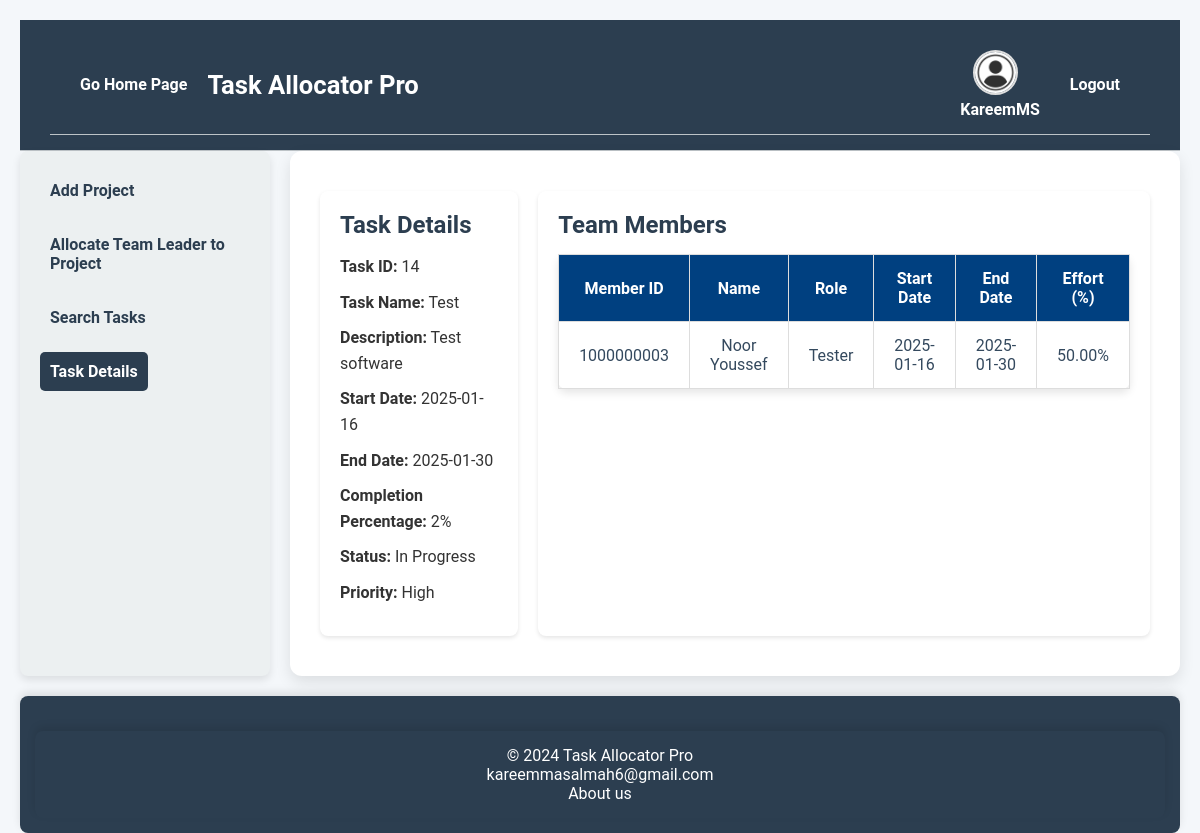
/taskDetails2.php?taskId=14 (signed in), run on the app's committed database.
### tables this page shows
CREATE TABLE `tasks` (
  `id` int NOT NULL,
  `task_id` varchar(20) NOT NULL,
  `task_name` varchar(255) NOT NULL,
  `description` text NOT NULL,
  `project_id` varchar(20) NOT NULL,
  `start_date` date NOT NULL,
  `end_date` date NOT NULL,
  `effort` decimal(5,2) NOT NULL,
  `status` enum('Pending','In Progress','Completed') DEFAULT 'Pending',
  `priority` enum('Low','Medium','High') NOT NULL,
  `created_at` timestamp NULL DEFAULT CURRENT_TIMESTAMP,
  `updated_at` timestamp NULL DEFAULT CURRENT_TIMESTAMP ON UPDATE CURRENT_TIMESTAMP,
  `number_of_members` int DEFAULT '0',
  `contribution` int DEFAULT '0',
  `progress` int DEFAULT '0'
);

CREATE TABLE `task_assignments` (
  `task_id` varchar(20) NOT NULL,
  `user_id` bigint NOT NULL,
  `role` varchar(255) NOT NULL,
  `contribution_percentage` decimal(5,2) NOT NULL,
  `accepted` tinyint(1) DEFAULT '0'
);

CREATE TABLE `users` (
  `id` int NOT NULL,
  `user_id` bigint NOT NULL,
  `name` varchar(255) NOT NULL,
  `address` text NOT NULL,
  `birth_date` date NOT NULL,
  `id_number` bigint NOT NULL,
  `email` varchar(255) NOT NULL,
  `role` enum('Manager','Project Leader','Team Member') NOT NULL,
  `phone` varchar(15) NOT NULL,
  `qualification` enum('High School','Associate Degree','Bachelor''s Degree','Master''s Degree','PhD') NOT NULL,
  `skills` text NOT NULL,
  `username` varchar(255) NOT NULL,
  `password` varchar(255) NOT NULL,
  `created_at` timestamp NULL DEFAULT CURRENT_TIMESTAMP
);

### taskDetails2.php (the view, shortened to what this page needs)
<?php
require 'db.inc.php';
$task_id = $_GET['taskId'];
$stmt = $pdo->prepare('SELECT * FROM tasks WHERE task_id = ?');
$stmt->execute([$task_id]);
$task = $stmt->fetch();
$stmt = $pdo->prepare('SELECT * FROM task_assignments ta, tasks t WHERE ta.task_id = ? and ta.task_id = t.task_id');
$stmt->execute([$task_id]);
$assignments = $stmt->fetchAll();
?>
<!DOCTYPE html>
<html lang="en">
<head>
    <link rel="stylesheet" href="./task_details.css">
</head>
<body>
    <header>
        <?php include './header.php'; ?>
    </header>
    <nav class="nav">
        <?php if ($_SESSION['user']['role'] === 'Manager'): ?>
            <a href="./addProject.php">Add Project</a>
            <a href="./allocateLeader.php">Allocate Team Leader to Project</a>
            <a href="./search.php">Search Tasks</a>
            <a href="./taskDetails.php" id="selected">Task Details</a>
        <?php endif; ?>
    </nav>
    <main class="container">
        <section class="task-details">
            <h2>Task Details</h2>
            <p><strong>Task ID:</strong> <?php echo $task['task_id']; ?></p>
            <p><strong>Task Name:</strong> <?php echo $task['task_name']; ?></p>
            <p><strong>Description:</strong> <?php echo $task['description']; ?></p>
            <p><strong>Start Date:</strong> <?php echo $task['start_date']; ?></p>
            <p><strong>End Date:</strong> <?php echo $task['end_date']; ?></p>
            <p><strong>Completion Percentage:</strong> <?php echo $task['progress']; ?>%</p>
            <p><strong>Status:</strong> <?php echo $task['status']; ?></p>
            <p><strong>Priority:</strong> <?php echo $task['priority']; ?></p>
        </section>
        <section class="team-members">
            <h2>Team Members</h2>
            <table>
                <thead>
                    <tr>
                        <th>Member ID</th>
                        <th>Name</th>
                        <th>Role</th>
                        <th>Start Date</th>
                        <th>End Date</th>
                        <th>Effort (%)</th>
                    </tr>
                </thead>
                <tbody>
                    <?php foreach ($assignments as $assignment): ?>
                        <?php
                        $stmt = $pdo->prepare('SELECT name FROM users WHERE user_id = ?');
                        $stmt->execute([$assignment['user_id']]);
                        $member = $stmt->fetch();
                        ?>
                        <tr>
                            <td><?php echo $assignment['user_id']; ?></td>
                            <td><?php echo $member['name']; ?></td>
                            <td><?php echo $assignment['role']; ?></td>
                            <td><?php echo $assignment['start_date']; ?></td>
                            <td><?php echo $assignment['end_date'] ?? 'In Progress'; ?></td>
                            <td><?php echo $assignment['contribution_percentage']; ?>%</td>
                        </tr>
                    <?php endforeach; ?>
                </tbody>
            </table>
        </section>
    </main>
    <footer>
    </footer>
</body>
</html>

### task_details.css (style rules this page uses)
* { margin: 0; padding: 0; box-sizing: border-box; }
body { font-family: "Roboto", sans-serif; background-color: #f4f7fa; color: #333; display: grid; grid-template-areas: "header header" "nav main" "footer footer"; grid-template-rows: auto 1fr auto; grid-template-columns: 250px 1fr; height: 100vh; padding: 20px; }
header { grid-area: header; background-color: #333; color: #fff; padding: 10px 20px; text-align: center; }
.container { display: grid; grid-template-columns: 1fr 2fr; gap: 20px; }
.task-details { background-color: #fff; padding: 20px; border-radius: 8px; box-shadow: 0 2px 4px rgba(0, 0, 0, 0.1); }
.task-details h2 { margin-bottom: 15px; color: #2c3e50; }
.task-details p { margin-bottom: 10px; line-height: 1.6; }
.team-members { background-color: #fff; padding: 20px; border-radius: 8px; box-shadow: 0 2px 4px rgba(0, 0, 0, 0.1); }
.team-members h2 { margin-bottom: 15px; color: #2c3e50; }
.team-members table { width: 100%; border-collapse: collapse; background-color: #fff; border-radius: 8px; box-shadow: 0px 4px 8px rgba(0, 0, 0, 0.1); }
.team-members th, .team-members td { padding: 14px 20px; text-align: center; border: 1px solid #ddd; }
.team-members th { background-color: #004080; color: white; font-weight: bold; }
.team-members td { color: #34495e; }
nav { grid-area: nav; background-color: #ecf0f1; padding: 20px; display: flex; flex-direction: column; align-items: flex-start; border-radius: 8px; box-shadow: 0px 4px 8px rgba(0, 0, 0, 0.1); }
nav a { display: block; color: #2c3e50; text-decoration: none; font-weight: 600; margin-bottom: 15px; padding: 10px; border-radius: 5px; transition: background-color 0.3s ease; }
main { grid-area: main; padding: 40px 30px; box-shadow: 0px 6px 15px rgba(0, 0, 0, 0.1); border-radius: 12px; margin-left: 20px; background-color: #fff; }
footer { grid-area: footer; background-color: #2c3e50; color: white; text-align: center; padding: 15px; margin-top: 20px; border-radius: 8px; box-shadow: 0px -4px 8px rgba(0, 0, 0, 0.1); }
nav a#selected { background-color: #2c3e50; color: white; }

### header.css (style rules this page uses)
header { display: flex; justify-content: center; align-items: center; padding: 15px 30px; background-color: #2c3e50; color: white; font-size: 1.2rem; border-bottom: 1px solid #bdc3c7; width: 100%; }

### footer.css (style rules this page uses)
footer a { color: white; text-decoration: none; }

### header.php (style rules this page uses)
header { display: flex; justify-content: center; align-items: center; padding: 15px 30px; background-color: #2C3E50; color: white; font-size: 1.2rem; border-bottom: 1px solid #BDC3C7; width: 100%; }

### data on the page
tasks: task "14", task_name "Test", description "Test software", start_date "2025-01-16", end_date "2025-01-30", progress "2", status "In Progress", priority "High"
task_assignments: user "1000000003", users.name "Noor Youssef", role "Tester", tasks.start_date "2025-01-16", tasks.end_date "2025-01-30", contribution_percentage "50.00"

### other printed values
$user['username'] "KareemMS"
